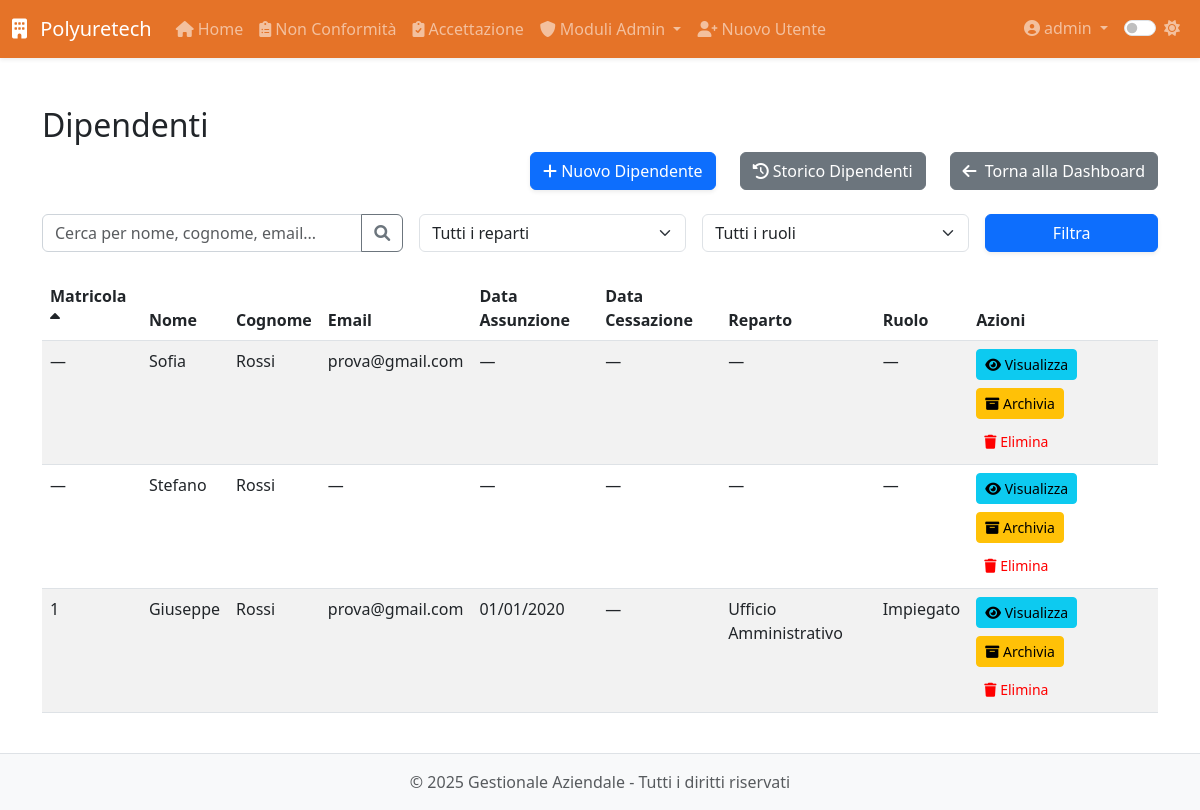
Page /modulo8/modulo8/dipendenti?sort_by=matricola&sort_order=asc&search=&reparto=&ruolo= (signed in) on the committed database.
### app/models.py (models this page shows, shortened)
class User(UserMixin, db.Model):
    __tablename__ = 'users'
    id = db.Column(db.Integer, primary_key=True)
    username = db.Column(db.String(64), unique=True, nullable=False, index=True)
    email = db.Column(db.String(120), unique=True, nullable=False, index=True)
    password_hash = db.Column(db.String(128), nullable=False)
    role = db.Column(db.String(20), default='operatore')  # 'operatore' o 'admin'
    created_at = db.Column(db.DateTime, default=datetime.utcnow)
    last_login = db.Column(db.DateTime)
    is_active = db.Column(db.Boolean, default=True)
    is_admin = db.Column(db.Boolean, default=False)
    modules = db.Column(db.String(255), default='')  # Lista di moduli accessibili separati da virgola
    modulo1_entries = db.relationship('Modulo1Entry',
                               backref='author',
                               lazy='dynamic',
                               foreign_keys='Modulo1Entry.user_id')
    modulo5_entries = db.relationship('Modulo5Entry',
                               backref='author',
                               lazy='dynamic',
                               foreign_keys='Modulo5Entry.user_id')
    def is_admin(self):
        return self.role == 'admin'

class Dipendente(db.Model):
    __tablename__ = 'dipendente'
    id = db.Column(db.Integer, primary_key=True)
    nome = db.Column(db.String(100), nullable=False)
    cognome = db.Column(db.String(100), nullable=False)
    data_nascita = db.Column(db.Date, nullable=False)
    luogo_nascita = db.Column(db.String(100), nullable=False)
    provincia_nascita = db.Column(db.String(2), nullable=False)
    codice_fiscale = db.Column(db.String(16))
    email = db.Column(db.String(120))
    telefono = db.Column(db.String(20))
    matricola = db.Column(db.String(20), unique=True)
    reparto = db.Column(db.String(100))
    ruolo = db.Column(db.String(100))
    data_assunzione_somministrazione = db.Column(db.Date)
    agenzia_somministrazione = db.Column(db.String(100))
    data_assunzione_indeterminato = db.Column(db.Date)
    legge_104 = db.Column(db.Boolean, default=False)
    donatore_avis = db.Column(db.Boolean, default=False)
    indirizzo_residenza = db.Column(db.String(200))
    citta_residenza = db.Column(db.String(100))
    provincia_residenza = db.Column(db.String(2))
    cap_residenza = db.Column(db.String(5))
    data_cessazione = db.Column(db.Date)
    note = db.Column(db.Text)
    archiviato = db.Column(db.Boolean, default=False)
    created_by_id = db.Column(db.Integer, db.ForeignKey('users.id'))
    created_by = db.relationship('User', backref='dipendenti_creati')
    competenze = db.relationship('Competenza',
                               secondary='dipendente_competenza',
                               backref=db.backref('dipendenti', lazy='dynamic'))
    competenze_associate = db.relationship('DipendenteCompetenza',
                                         back_populates='dipendente',
                                         overlaps="competenze,dipendenti")
    vestiario = db.relationship('Inventory',
                              secondary='prelievi_vestiario',
                              backref='dipendenti')
    performance = db.relationship('Performance', back_populates='dipendente', cascade='all, delete-orphan')
    partecipazioni_corsi = db.relationship('PartecipazioneCorso', backref='dipendente', lazy=True)
    corsi_sicurezza = db.relationship('CorsoSicurezza', secondary='dipendente_corso_sicurezza',
                                    backref=db.backref('dipendenti', lazy=True))
    @property
    def data_cessazione_date(self):
        return self.data_cessazione.date() if self.data_cessazione else None

### app/routes/modulo8.py (the view, shortened to what this page needs)
@modulo8.route('/modulo8/dipendenti')
@login_required
@admin_required
def dipendenti():
    search = request.args.get('search', '')
    reparto = request.args.get('reparto', '')
    ruolo = request.args.get('ruolo', '')
    sort_by = request.args.get('sort_by', 'nome')  # default sort by nome
    sort_order = request.args.get('sort_order', 'asc')  # default ascending
    query = Dipendente.query.filter_by(archiviato=False)
    if reparto:
        query = query.filter(Dipendente.reparto == reparto)
    if ruolo:
        query = query.filter(Dipendente.ruolo == ruolo)
    if sort_order == 'desc':
        query = query.order_by(getattr(Dipendente, sort_by).desc())
    else:
        query = query.order_by(getattr(Dipendente, sort_by).asc())
    dipendenti = query.all()
    reparti = db.session.query(Dipendente.reparto).distinct().filter(Dipendente.reparto.isnot(None)).all()
    reparti = [r[0] for r in reparti]
    ruoli = db.session.query(Dipendente.ruolo).distinct().filter(Dipendente.ruolo.isnot(None)).all()
    ruoli = [r[0] for r in ruoli]
    now = datetime.utcnow()
    return render_template(
        'modulo8/dipendenti.html',
        dipendenti=dipendenti,
        now=now,
        reparti=reparti,
        ruoli=ruoli,
        sort_by=sort_by,
        sort_order=sort_order
    )

### app/models.py (called while the page is built)
@login_manager.user_loader
def load_user(id):
    return User.query.get(int(id))

### app/utils.py (called while the page is built)
def admin_required(f):
    @wraps(f)
    def decorated_function(*args, **kwargs):
        if not current_user.is_admin:
            abort(403)
        return f(*args, **kwargs)
    return decorated_function

### app/templates/modulo8/dipendenti.html (shortened to what this page needs)
{% extends 'base.html' %}
{% block content %}
<div class="module-view">
  <h2>Dipendenti</h2>
  <div class="d-flex justify-content-end gap-4 mb-4">
    <a href="{{ url_for('modulo8.nuovo_dipendente') }}" class="btn btn-primary">
      <i class="fas fa-plus"></i> Nuovo Dipendente
    </a>
    <a href="{{ url_for('modulo8.storico_dipendenti') }}" class="btn btn-secondary">
      <i class="fas fa-history"></i> Storico Dipendenti
    </a>
    <a href="{{ url_for('modulo8.dashboard') }}" class="btn btn-secondary">
      <i class="fas fa-arrow-left me-1"></i> Torna alla Dashboard
  </a>
  </div>
  <div class="search-container mb-4">
    <form action="{{ url_for('modulo8.dipendenti') }}" method="GET" class="row g-3">
      <div class="col-md-4">
        <div class="input-group">
          <input type="text" class="form-control" name="search" placeholder="Cerca per nome, cognome, email..." value="{{ request.args.get('search', '') }}">
          <button class="btn btn-outline-secondary" type="submit">
            <i class="fas fa-search"></i>
          </button>
        </div>
      </div>
      <div class="col-md-3">
        <select class="form-select" name="reparto">
          <option value="">Tutti i reparti</option>
        </select>
      </div>
      <div class="col-md-3">
        <select class="form-select" name="ruolo">
          <option value="">Tutti i ruoli</option>
        </select>
      </div>
      <div class="col-md-2">
        <button type="submit" class="btn btn-primary w-100">Filtra</button>
      </div>
    </form>
  </div>
  <table class="table table-striped">
    <thead>
      <tr>
        <th>
          <a href="{{ url_for('modulo8.dipendenti', sort_by='matricola', sort_order='asc' if sort_by != 'matricola' or sort_order == 'desc' else 'desc', search=search, reparto=reparto, ruolo=ruolo) }}" class="text-decoration-none text-dark">
            Matricola
            {% if sort_by == 'matricola' %}
              <i class="fas fa-sort-{{ 'up' if sort_order == 'asc' else 'down' }}"></i>
            {% endif %}
          </a>
        </th>
        <th>
          <a href="{{ url_for('modulo8.dipendenti', sort_by='nome', sort_order='asc' if sort_by != 'nome' or sort_order == 'desc' else 'desc', search=search, reparto=reparto, ruolo=ruolo) }}" class="text-decoration-none text-dark">
            Nome
          </a>
        </th>
        <th>
          <a href="{{ url_for('modulo8.dipendenti', sort_by='cognome', sort_order='asc' if sort_by != 'cognome' or sort_order == 'desc' else 'desc', search=search, reparto=reparto, ruolo=ruolo) }}" class="text-decoration-none text-dark">
            Cognome
          </a>
        </th>
        <th>
          <a href="{{ url_for('modulo8.dipendenti', sort_by='email', sort_order='asc' if sort_by != 'email' or sort_order == 'desc' else 'desc', search=search, reparto=reparto, ruolo=ruolo) }}" class="text-decoration-none text-dark">
            Email
          </a>
        </th>
        <th>
          <a href="{{ url_for('modulo8.dipendenti', sort_by='data_assunzione_indeterminato', sort_order='asc' if sort_by != 'data_assunzione_indeterminato' or sort_order == 'desc' else 'desc', search=search, reparto=reparto, ruolo=ruolo) }}" class="text-decoration-none text-dark">
            Data Assunzione
          </a>
        </th>
        <th>
          <a href="{{ url_for('modulo8.dipendenti', sort_by='data_cessazione', sort_order='asc' if sort_by != 'data_cessazione' or sort_order == 'desc' else 'desc', search=search, reparto=reparto, ruolo=ruolo) }}" class="text-decoration-none text-dark">
            Data Cessazione
          </a>
        </th>
        <th>
          <a href="{{ url_for('modulo8.dipendenti', sort_by='reparto', sort_order='asc' if sort_by != 'reparto' or sort_order == 'desc' else 'desc', search=search, reparto=reparto, ruolo=ruolo) }}" class="text-decoration-none text-dark">
            Reparto
          </a>
        </th>
        <th>
          <a href="{{ url_for('modulo8.dipendenti', sort_by='ruolo', sort_order='asc' if sort_by != 'ruolo' or sort_order == 'desc' else 'desc', search=search, reparto=reparto, ruolo=ruolo) }}" class="text-decoration-none text-dark">
            Ruolo
          </a>
        </th>
        <th>Azioni</th>
      </tr>
    </thead>
    <tbody>
      {% for dip in dipendenti %}
      <tr>
        <td>{{ dip.matricola or '—' }}</td>
        <td>{{ dip.nome }}</td>
        <td>{{ dip.cognome }}</td>
        <td>{{ dip.email or '—' }}</td>
        <td>
          {% if dip.data_assunzione_indeterminato %}
            {{ dip.data_assunzione_indeterminato.strftime('%d/%m/%Y') }}
          {% elif dip.data_assunzione_somministrazione %}
            {{ dip.data_assunzione_somministrazione.strftime('%d/%m/%Y') }}
          {% else %}
            —
          {% endif %}
        </td>
        <td>{{ dip.data_cessazione_date.strftime('%d-%m-%Y') if dip.data_cessazione_date else '—' }}</td>
        <td>{{ dip.reparto or '—' }}</td>
        <td>{{ dip.ruolo or '—' }}</td>
        <td>
          <div class="d-flex gap-2 flex-wrap">
            <a href="{{ url_for('modulo8.profilo_dipendente', id=dip.id) }}" class="btn btn-sm btn-info">
              <i class="fas fa-eye"></i> Visualizza
            </a>
            <button type="button" class="btn btn-sm btn-warning" data-bs-toggle="modal" data-bs-target="#archiveModal{{ dip.id }}">
              <i class="fas fa-archive"></i> Archivia
            </button>
            <button type="button" class="btn btn-sm btn-danger" data-bs-toggle="modal" data-bs-target="#deleteModal{{ dip.id }}">
              <i class="fas fa-trash"></i> Elimina
            </button>
          </div>
        </td>
      </tr>
      {% endfor %}
    </tbody>
  </table>
</div>
{% endblock %}

### app/templates/base.html (shortened to what this page needs)
<!DOCTYPE html>
<html lang="it">
<head>
    <link href="https://cdn.jsdelivr.net/npm/bootstrap@5.3.0-alpha1/dist/css/bootstrap.min.css" rel="stylesheet">
    <link rel="stylesheet" href="https://cdnjs.cloudflare.com/ajax/libs/font-awesome/6.0.0/css/all.min.css">
    <link id="theme-style" rel="stylesheet" href="{{ url_for('static', filename='css/theme-' + theme + '.css') }}">
    <link rel="stylesheet" href="{{ url_for('static', filename='css/style.css') }}">
    <link rel="stylesheet" href="{{ url_for('static', filename='css/modulo8.css') }}">
</head>
<body>
    <header class="navbar navbar-expand-lg navbar-dark bg-primary sticky-top shadow-sm">
        <div class="container-fluid">
            <a class="navbar-brand" href="{{ url_for('dashboard.index') }}">
                <i class="fas fa-building me-2"></i> Polyuretech
            </a>
            <div class="collapse navbar-collapse" id="navbarMain">
                {% if current_user.is_authenticated %}
                <ul class="navbar-nav me-auto">
                    <li class="nav-item">
                        <a class="nav-link" href="{{ url_for('dashboard.index') }}">
                            <i class="fas fa-home me-1"></i>Home
                        </a>
                    </li>
                    <li class="nav-item">
                        <a class="nav-link" href="{{ url_for('modulo1.index') }}">
                            <i class="fas fa-clipboard-list me-1"></i>Non Conformità
                        </a>
                    </li>
                    <li class="nav-item">
                        <a class="nav-link" href="{{ url_for('modulo5.index') }}">
                            <i class="fas fa-clipboard-check me-1"></i>Accettazione
                        </a>
                    </li>
                    {% if current_user.is_admin() %}
                    <li class="nav-item dropdown">
                        <a class="nav-link dropdown-toggle" href="#" id="adminModulesDropdown" data-bs-toggle="dropdown">
                            <i class="fas fa-shield-alt me-1"></i>Moduli Admin
                        </a>
                    </li>
                    <li class="nav-item">
                        <a class="nav-link" href="{{ url_for('auth.register') }}">
                            <i class="fas fa-user-plus me-1"></i>Nuovo Utente
                        </a>
                    </li>
                    {% endif %}
                </ul>
                <ul class="navbar-nav ms-auto">
                    <li class="nav-item dropdown">
                        <a class="nav-link dropdown-toggle" href="#" id="userDropdown" data-bs-toggle="dropdown">
                            <i class="fas fa-user-circle me-1"></i>{{ current_user.username }}
                        </a>
                    </li>
                    <li class="nav-item">
                        <div class="nav-link">
                            <div class="form-check form-switch">
                                <input class="form-check-input" type="checkbox" id="darkModeToggle" {% if theme == 'dark' %}checked{% endif %}>
                                <label class="form-check-label" for="darkModeToggle">
                                    <i id="theme-icon" class="fas {% if theme == 'dark' %}fa-moon{% else %}fa-sun{% endif %}"></i>
                                </label>
                            </div>
                        </div>
                    </li>
                </ul>
                {% endif %}
            </div>
        </div>
    </header>
    <main class="container py-4">
        {% block content %}{% endblock %}
    </main>
    <footer class="footer mt-auto py-3 bg-light">
        <div class="container text-center">
            <span class="text-muted">&copy; {{ current_year }} {{ app_name }} - Tutti i diritti riservati</span>
        </div>
    </footer>
</body>
</html>

### app/static/css/theme-light.css (style rules this page uses)
:root { --primary-color: #e05a00d7; --secondary-color: #6c757d; --bg-color: #ffffff; --text-color: #212529; --border-color: #dee2e6; --hover-bg: #f8f9fa; --card-bg: #ffffff; --card-border: #e9ecef; --input-bg: #ffffff; --input-border: #ced4da; --footer-bg: #f8f9fa; --footer-text: #6c757d; --bs-primary-rgb: 0, 0, 0; --bs-success-rgb: 1, 150, 20; --bs-info-rgb: 0, 0, 255; --bs-purple-rgb: 128, 0, 128; --bs-orange-rgb: 255, 165, 0; --bs-teal-rgb: 180, 180, 180; --bs-warning-rgb: 255, 255, 0; --bs-danger-rgb: 255, 0, 0; --bs-btn-bg: #ffffff; }
body { background-color: var(--bg-color); color: var(--text-color); transition: all 0.3s ease; }
.navbar-dark { background-color: var(--primary-color) !important; }
.form-control { background-color: var(--input-bg); border-color: var(--input-border); color: var(--text-color); }
.footer { background-color: var(--footer-bg) !important; color: var(--footer-text); border-top: 1px solid var(--border-color); }
.table { color: var(--text-color); }
.table-striped tbody tr:nth-of-type(odd) { background-color: rgba(0, 0, 0, 0.05); }
.btn-danger { background-color: var(--bs-danger-rgb); color: #ff0000; border: none; }

### app/static/css/style.css (style rules this page uses)
body { display: flex; flex-direction: column; min-height: 100vh; }
main { flex: 1; }
.btn-primary { box-shadow: 0 .125rem .25rem rgba(0,0,0,.075); }

### rows in the picture
User: username "admin"
Dipendente: matricola "—", nome "Sofia", cognome "Rossi", email "prova@gmail.com", data_cessazione_date "—", reparto "—", ruolo "—"
Dipendente: matricola "—", nome "Stefano", cognome "Rossi", email "—", data_cessazione_date "—", reparto "—", ruolo "—"
Dipendente: matricola "1", nome "Giuseppe", cognome "Rossi", email "prova@gmail.com", data_assunzione_indeterminato "01/01/2020", data_cessazione_date "—", reparto "Ufficio Amministrativo", ruolo "Impiegato"

### other values in the picture
{{ app_name }} "Gestionale Aziendale"
